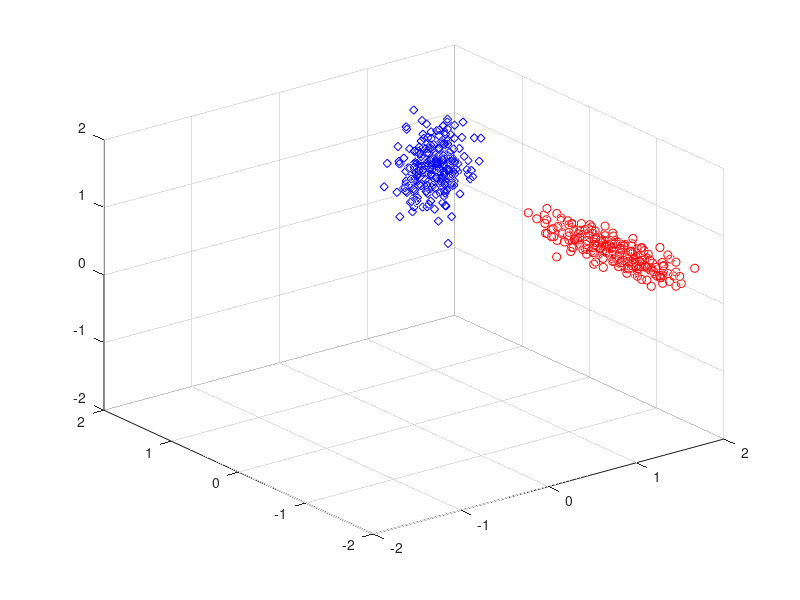

Reproduce this figure in MATLAB.
clc
close all
clear all


% Number of samples
N = 500;

% Ordem do Kernel polinomial
d = 2; 

% Samples for class 1
X1 = [1; 1; 1]*ones(1,N/2) + diag([0.2 0.1 0.3])*randn(3,N/2);

% Samples for class 2
X2 = [1.5; -1; 0.5]*ones(1,N/2) + diag([0.1 0.5 0.1])*randn(3,N/2);

% All Samples
X = [X1 X2];

% Gr�fico de dispers�o
figure,  plot3(X1(1,:),X1(2,:),X1(3,:),'bd')
hold on, plot3(X2(1,:),X2(2,:),X2(3,:),'ro')
grid on
axis([-2 2 -2 2 -2 2])

% Vetor com as classes
y = [ones(N/2,1); -ones(N/2,1)];

% C�lculo do Kernel polinomial
K = (X.'*X + 1).^d;

% Formula��o da programa��o quadr�tica
H = diag(y)*K*diag(y);
H = (H + H.')/2; % For�ar simetria exata
f = -ones(N,1);
A = -eye(N);
b = zeros(N,1);
Aeq = y.';
beq = 0;

% Chamada da fun��o de otimiza��o
alpha = quadprog(H,f,A,b,Aeq,beq);

% Achar vetores suporte
vet_sup = find(alpha > 1e-6);

% C�lculo da constante b
b = 0;
for jj = 1:length(vet_sup)
    b = b + 1/y(vet_sup(jj));
    for ii = 1:length(vet_sup)
          b = b - y(vet_sup(ii))*alpha(vet_sup(ii))*K(vet_sup(ii),vet_sup(jj));
    end
end
b = b/length(vet_sup);

% Estimated classes
aux = zeros(1,N);
for ii = 1:length(vet_sup)
    aux = aux + y(vet_sup(ii))*alpha(vet_sup(ii))*K(vet_sup(ii),:);
end
y_est = sign(aux+ b).';

% Error rate
error_rate = length(find(y~=y_est))/length(y)





